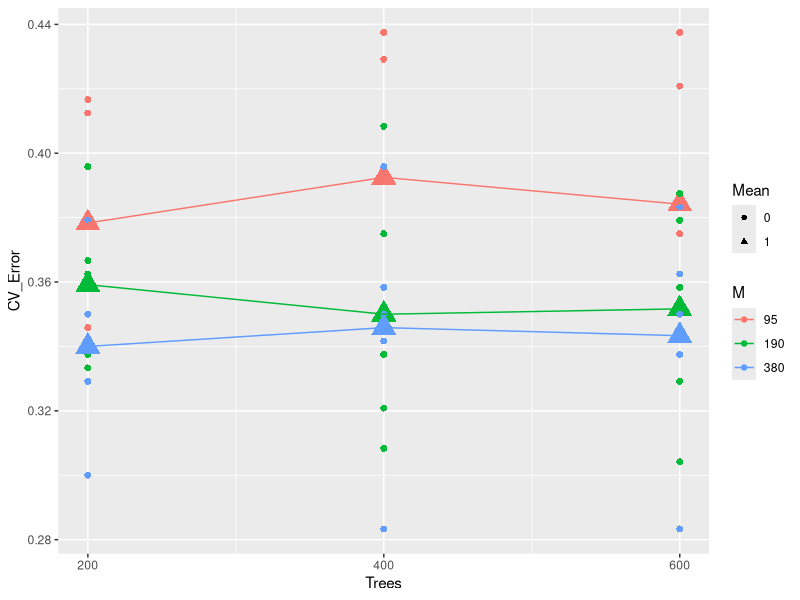

Write the R code that produced this figure.
library(ggplot2)
rf_cv <- read.csv("data/cv_tab.csv")

df <- data.frame()
for (i in 1:nrow(rf_cv)) {
  tdf <- data.frame()
  CV_Error <- t((rf_cv[i, c(3:7)]))
  CV_Error <- unname(CV_Error)
  CV_Error <- c(CV_Error, mean(CV_Error))
  means <- rep(mean(CV_Error), 6)
  Trees <- rep(rf_cv[i, 1], 6)
  M <- rep(rf_cv[i, 2], 6)
  Mean <- c(rep(0, 5), 1)
  tdf <- data.frame(Trees, M, CV_Error, Mean)
  df <- rbind(df, tdf)
}

mean_df <- df[df$Mean == 1, ]
png("images/rf_cv.png")

ggplot(df, aes(x = Trees, y = CV_Error, col = as.factor(M))) +
  geom_point(aes(size = as.factor(Mean), shape = as.factor(Mean))) + 
  geom_line(aes(x = Trees, y = CV_Error, col = as.factor((M))), data = mean_df) + 
  scale_x_continuous(breaks = c(200, 400, 600)) +
  guides(col=guide_legend(title="M")) + guides(size=FALSE) +
  guides(shape=guide_legend(title="Mean"))

dev.off()

